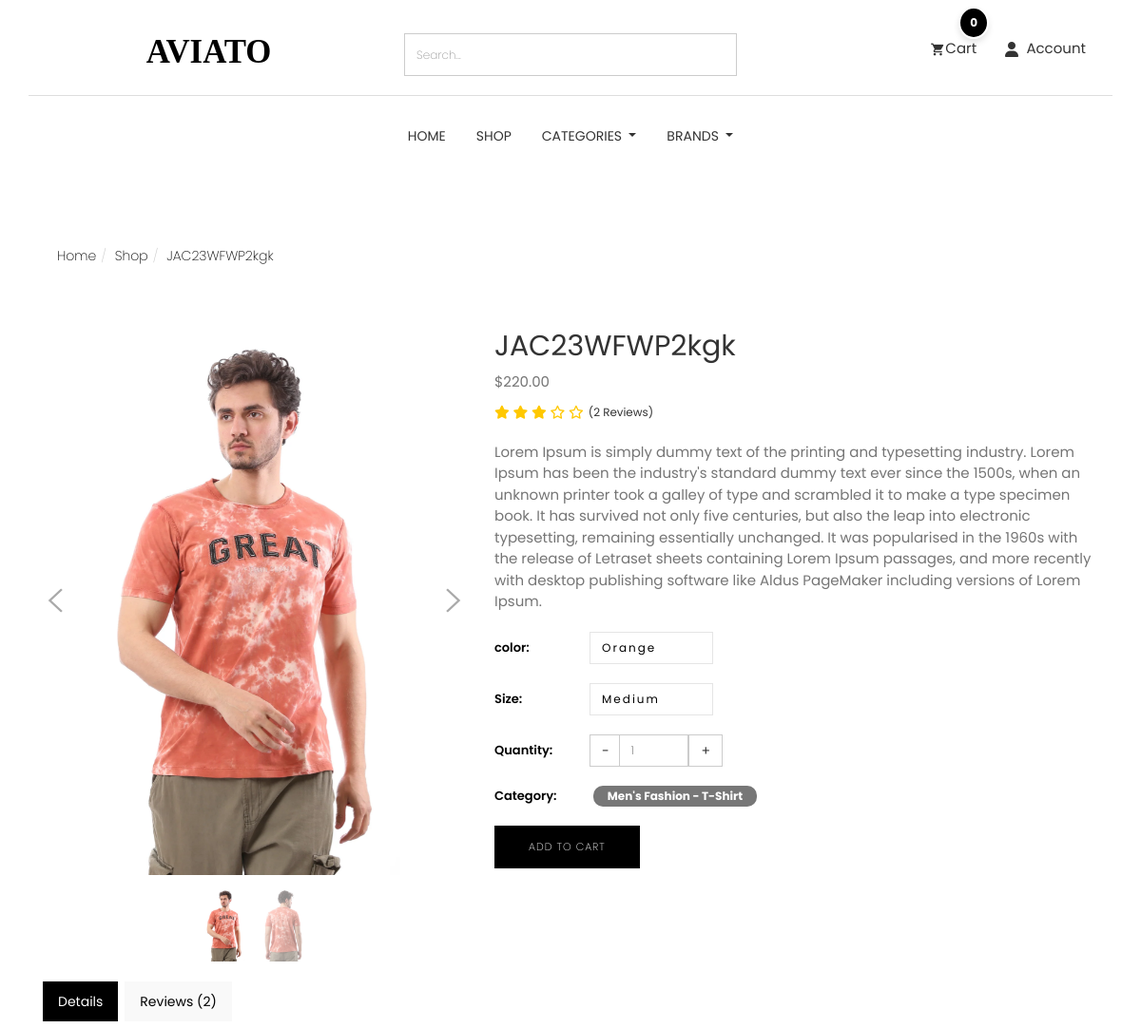
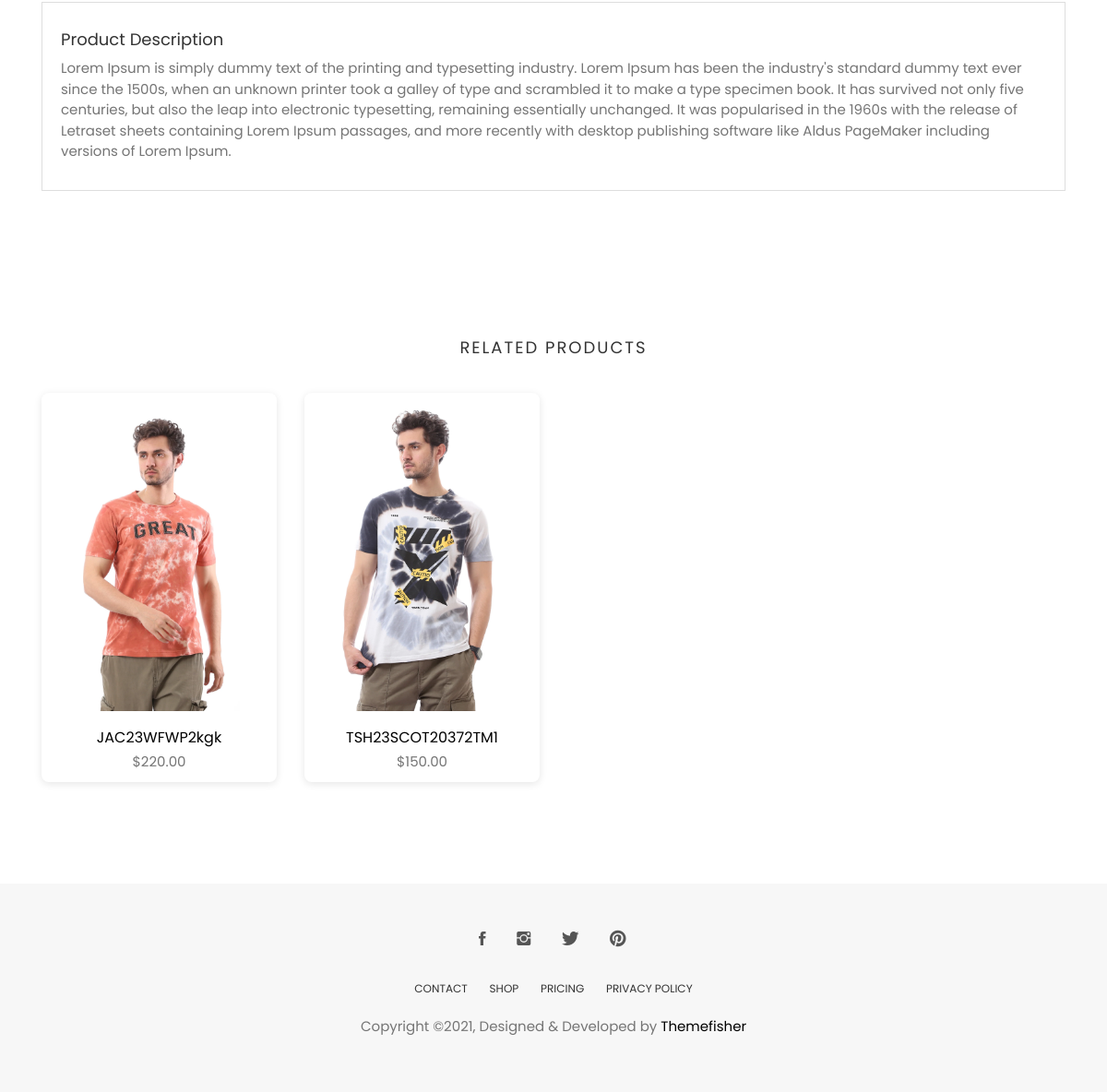
The app's page /products/67d395cb-7c1e-4cb7-9e63-b82a061321f6 with its own data (2 pictures, top to bottom).
### store/models.py (models this page shows, shortened)
class Product(models.Model):
    id = models.UUIDField(primary_key=True, default=uuid.uuid4, editable=False)
    name = models.CharField( max_length=50)
    image = models.ImageField(upload_to='product/',null=True,blank=True)
    stock = models.IntegerField(default=1)
    price = models.DecimalField(max_digits=10, decimal_places=2, default=Decimal('0.00'))
    description = models.TextField(max_length=10000, blank=True)
    created_at = models.DateTimeField(default=timezone.now)
    modified_date = models.DateTimeField(auto_now=True)
    slug = models.SlugField(null=True, blank=True)
    views = models.PositiveIntegerField(default=0)
    is_available = models.BooleanField(default=True)
    on_sale = models.BooleanField(default=False)
    PRDBrand = models.ForeignKey('Brand', related_name='product_brand', on_delete=models.CASCADE, blank=True, null=True, verbose_name="Brand")
    like = models.ManyToManyField(User, blank=True, related_name='product_favourite')
    category = models.ForeignKey(Subcategory, related_name='product_subcategory', verbose_name="Subcategory", null=True, blank=True, on_delete=models.CASCADE)
    class Meta:
        ordering = ['-created_at']
        verbose_name = "Product"
        verbose_name_plural = "Products"
    def save(self, *args, **kwargs):
        if not self.slug:
            self.slug = slugify(self.name)
        super(Product, self).save(*args, **kwargs)
    def avr_review(self):
        reviews = ReviewRating.objects.filter(product=self , status=True).aggregate(average=Avg('rating'))
        avg =0
        if reviews['average'] is not None:
            avg = float(reviews['average'])
        return avg
    def count_review(self):
        reviews = ReviewRating.objects.filter(product=self , status=True).aggregate(count=Count('rating'))
        count = 0
        if reviews['count'] is not None:
            count = int(reviews['count'])
        return count
    def __str__(self):
        return self.name

class ProductImage(models.Model):
    product = models.ForeignKey(Product, on_delete=models.CASCADE, related_name='images')
    image = models.ImageField(upload_to='product/',null=True,blank=True)

### category/models.py (models this page shows, shortened)
class Subcategory(models.Model):
    id = models.UUIDField(primary_key=True, default=uuid.uuid4, editable=False)
    name = models.CharField(max_length=255)
    category = models.ForeignKey(Category, related_name='subcategories', on_delete=models.CASCADE)
    description = models.TextField(blank=True, null=True)
    image = models.ImageField(null=True,blank=True,upload_to='subcategory-image/')
    class Meta:
        verbose_name = "Subcategory"
        verbose_name_plural = "Subcategories"
        ordering = ['name']  # Subcategories will be ordered alphabetically by name.
    def __str__(self):
        return f"{self.category.name} - {self.name}"
    def get_url(self):
        return reverse('products_by_subcategory',args=[self.id])

class Category(models.Model):
    id = models.UUIDField(primary_key=True, default=uuid.uuid4, editable=False)
    name = models.CharField(max_length=255, unique=True)
    description = models.TextField(blank=True, null=True)
    image = models.ImageField(null=True,blank=True,upload_to='category-image/')
    class Meta:
        verbose_name = "Category"
        verbose_name_plural = "Categories"
        ordering = ['name']  # Categories will be ordered alphabetically by name.

### store/views.py (the view)
# urls.py: path('<str:product_id>' , views.product_details , name='product_details'),
def product_details(request,product_id):
    try:
        single_product = Product.objects.get(id=product_id)
        reviews = ReviewRating.objects.filter(product_id=single_product.id , status=True)
        if request.user.is_authenticated:
            in_cart = CartItem.objects.filter(user=request.user , product = product_id).exists()
            try:
                orderproduct = OrderProduct.objects.filter(user=request.user , product_id=single_product.id).exists()
            except OrderProduct.DoesNotExist:
                orderproduct = None
        else:
            orderproduct = None
            in_cart = CartItem.objects.filter(cart__cart_id = _cart_id(request) , product = product_id).exists()
    except Exception as e:
        raise e
    single_product.views+=1
    single_product.save()
    product_gallary = ProductImage.objects.filter(product_id=single_product.id)
    related = Product.objects.filter(category=single_product.category)
    orderproduct_counter =  OrderProduct.objects.filter( product_id=single_product.id)
    orderproduct_count = orderproduct_counter.count()
    context = {
        'single_product':single_product,
        'product_gallary':product_gallary,
        'related':related,
        'in_cart':in_cart,
        'reviews':reviews,
        'orderproduct':orderproduct,
        'orderproduct_count':orderproduct_count
    }
    return render(request , 'products/product_details.html' , context)

### store/templates/products/product_details.html (shortened to what this page needs)
{% extends "base.html" %}
{% load static %}
{% block body %}
<section class="single-product">
	<div class="container">
		<div class="row">
			<div class="col-md-6">
				<ol class="breadcrumb">
					<li><a href="/">Home</a></li>
					<li><a href="{% url 'product_list'%}">Shop</a></li>
					<li class="active">{{single_product.name}}</li>
				</ol>
			</div>
			<div class="col-md-6">
			</div>
		</div>
		<div class="row mt-20">
			<div class="col-md-5">
				<div class="single-product-slider">
					<div id='carousel-custom' class='carousel slide' data-ride='carousel'>
						<div class='carousel-outer'>
							<div class='carousel-inner'>
								<div class='item active'>
									<img src="{{ single_product.image.url }}" alt='Main Product Image'
										data-zoom-image="{{ single_product.image.url }}" />
								</div>
							</div>
							<a class='left carousel-control' href='#carousel-custom' data-slide='prev'>
								<i class="tf-ion-ios-arrow-left"></i>
							</a>
							<a class='right carousel-control' href='#carousel-custom' data-slide='next'>
								<i class="tf-ion-ios-arrow-right"></i>
							</a>
						</div>
						<ol class='carousel-indicators mCustomScrollbar meartlab'>
							<li data-target='#carousel-custom' data-slide-to='0' class='active'>
								<img src="{{ single_product.image.url }}" alt='Main Product Thumbnail' />
							</li>
							{% for image in product_gallary %}
							<li data-target='#carousel-custom' data-slide-to='{{ forloop.counter }}'>
								<img src="{{ image.image.url }}" alt='Product Thumbnail' />
							</li>
							{% endfor %}
						</ol>
					</div>
				</div>
			</div>
			<div class="col-md-7">
				<form action="{% url 'add_to_cart' single_product.id %}"
					href="{% url 'add_to_cart' single_product.id %}" method="POST">
					<div class="single-product-details">
						<h2>{{single_product}}</h2>
						<p class="product-price">${{single_product.price}}</p>
						<div class="d-flex mb-3">
							<div class="rating-star me-2">
								<span>
									<i class="fa fa-star{% if single_product.avr_review < 0.5%}-o{% elif single_product.avr_review >= 0.5 and single_product.avr_review < 1%}-half-o{%endif%}"
										aria-hidden="true"></i>
									<i class="fa fa-star{% if single_product.avr_review < 1.5%}-o{% elif single_product.avr_review >= 1.5 and single_product.avr_review < 2%}-half-o{%endif%}"
										aria-hidden="true"></i>
									<i class="fa fa-star{% if single_product.avr_review < 2.5%}-o{% elif single_product.avr_review >= 2.5 and single_product.avr_review < 3%}-half-o{%endif%}"
										aria-hidden="true"></i>
									<i class="fa fa-star{% if single_product.avr_review < 3.5%}-o{% elif single_product.avr_review >= 3.5 and single_product.avr_review < 4%}-half-o{%endif%}"
										aria-hidden="true"></i>
									<i class="fa fa-star{% if single_product.avr_review < 4.5%}-o{% elif single_product.avr_review >= 4.5 and single_product.avr_review < 5%}-half-o{%endif%}"
										aria-hidden="true"></i>
								</span>
							</div>
							<small class="pt-1">({{single_product.count_review}} Reviews)</small>
						</div>
						<p class="product-description mt-20">
							{{single_product.description}}
						</p>
						{% if single_product.product_variation.colors %}
						<div class="product-size">
							<span>color:</span>
							<select name="color" class="form-control">
								{% for i in single_product.product_variation.colors  %}
								<option value="{{i.variation_value | lower}}">{{i.variation_value | capfirst}}</option>
								{% endfor %}
							</select>
						</div>
						{% endif %}
						{% if single_product.product_variation.sizes %}
						<div class="product-size">
							<span>Size:</span>
							<select name="size" class="form-control">
								{% for i in single_product.product_variation.sizes  %}
								<option value="{{i.variation_value | lower}}">{{i.variation_value | capfirst}}</option>
								{% endfor %}
							</select>
						</div>
						{% endif %}
						<div class="product-quantity">
							<span>Quantity:</span>
							<div class="product-quantity-slider">
								<input id="product-quantity" type="text" value="1" name="product-quantity">
							</div>
						</div>
						<div class="product-category">
							<span>Category:</span>
							<a class="badge py-2 px-4"
								href="{{single_product.category.get_url}}">{{single_product.category}}</a>
						</div>
						{% if single_product.stock <= 0 %}
						<a href="" class="btn btn-main mt-20 disabled">Add To Cart</a>
						{% else %}
						{% if in_cart %}
						<div class="">
							<button type="submit" class="btn btn-main mt-20 ">Add To
								Cart</button>
							<span class="badge badge-anime py-3 px-3 bg-success mt-4 ms-5">This product already in your
								cart</span>
						</div>
						{% else %}
						<button type="submit" class="btn btn-main mt-20 ">Add To Cart</button>
						{% endif %}
						{% endif %}
					</div>
				</form>
			</div>
		</div>
		<div class="row">
			<div class="col-xs-12">
				<div class="tabCommon mt-20">
					<ul class="nav nav-tabs">
						<li class="active"><a data-toggle="tab" href="#details" aria-expanded="true">Details</a></li>
						<li class=""><a data-toggle="tab" href="#reviews" aria-expanded="false">Reviews
								({{single_product.count_review}})</a></li>
					</ul>
					<div class="tab-content patternbg">
						<div id="details" class="tab-pane fade active in">
							<h4>Product Description</h4>
							<p>{{single_product.description}}</p>
						</div>
					</div>
				</div>
			</div>
		</div>
	</div>
</section>
<section class="products related-products section">
	<div class="container">
		<div class="row">
			<div class="title text-center">
				<h2>Related Products</h2>
			</div>
		</div>
		<div class="row">
			{% for product in related %}
			<div class="col-md-3">
				<div class="product-item">
					<div class="product-thumb">
						<img class="img-responsive" src="{{product.image.url}}" alt="product-img" />
					</div>
					<div class="product-content">
						<h4><a href="{% url 'product_details' product.id %}">{{product.name}}</a></h4>
						<p class="price">${{product.price}}</p>
					</div>
				</div>
			</div>
			{% endfor %}
		</div>
	</div>
</section>
{% endblock body %}

### records on screen
Product: name "JAC23WFWP2kgk", image (picture), price "220.00", count_review "2", description "Lorem Ipsum is simply dummy text of the printing and typesetting industry. Lorem Ipsum has been the industry's standard dummy text ever since the 1500s, when an unknown printer took a galley of type and scrambled it to make a type specimen book. It has survived not only five centuries, but also the leap into electronic typesetting, remaining essentially unchanged. It was popularised in the 1960s with the release of Letraset sheets containing Lorem Ipsum passages, and more recently with desktop publishing software like Aldus PageMaker including versions of Lorem Ipsum.", category "Men's Fashion - T-Shirt"
ProductImage: image (picture)
Product: image (picture), name "TSH23SCOT20372TM1", price "150.00"

### other values on screen
{{ quantity }} "0"
form field color "Orange"
form field size "Medium"
